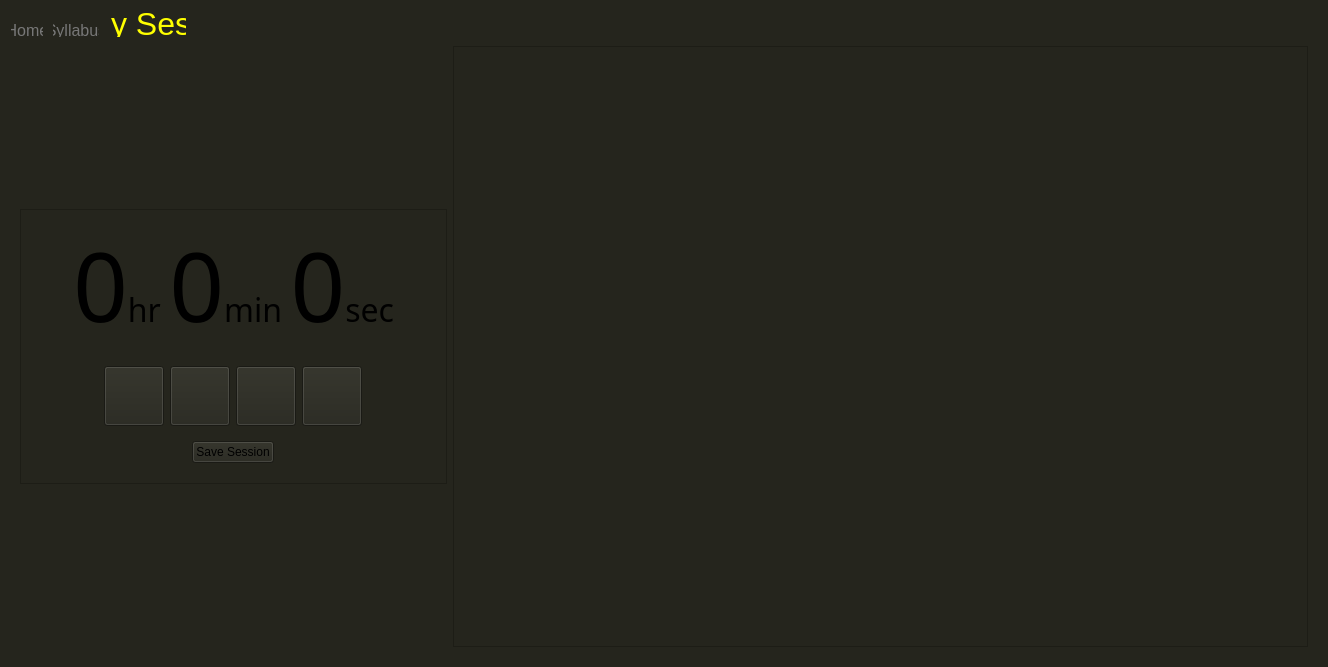
<?xml version="1.0" encoding="UTF-8"?>
<ui version="4.0">
 <class>HomePage</class>
 <widget class="QWidget" name="HomePage">
  <property name="geometry">
   <rect>
    <x>0</x>
    <y>0</y>
    <width>1328</width>
    <height>667</height>
   </rect>
  </property>
  <property name="windowTitle">
   <string>Form</string>
  </property>
  <property name="styleSheet">
   <string notr="true">QWidget
{
	background-color: rgb(37, 37, 29);
}

QProgressBar {
    border: 1px solid #777777;
    border-radius: 5px;
    text-align: center;
	color: #000000;
    background-color: #777777;
}

QProgressBar::chunk {
    background-color: #cccc00;
    border-radius: 4px;
}</string>
  </property>
  <layout class="QVBoxLayout" name="verticalLayout">
   <item>
    <widget class="QTabWidget" name="tabWidget">
     <property name="contextMenuPolicy">
      <enum>Qt::ContextMenuPolicy::DefaultContextMenu</enum>
     </property>
     <property name="styleSheet">
      <string notr="true">QTabBar::tab:!selected:hover
{
	color: #aaaaaa;
}
QTabBar::tab
{
	padding-right: 10px;
}
QTabBar::tab:!selected
{
    font-size: 16px;
    font-family: 'Inter';
    color: #777777;
	padding-top: 12px;
	padding-bottom: 0px;
}
QTabBar::tab:selected
{
    font: 600 9pt &quot;Inter&quot;;
    font-size: 32px;
    color: #FFFF00;
}
QTabWidget::pane, QTabBar::tab
{
    background-color: rgb(37, 37, 29);
    border: none;
}</string>
     </property>
     <property name="currentIndex">
      <number>2</number>
     </property>
     <property name="elideMode">
      <enum>Qt::TextElideMode::ElideNone</enum>
     </property>
     <property name="documentMode">
      <bool>false</bool>
     </property>
     <property name="movable">
      <bool>false</bool>
     </property>
     <property name="tabBarAutoHide">
      <bool>false</bool>
     </property>
     <widget class="QWidget" name="homeTab">
      <attribute name="title">
       <string>Home</string>
      </attribute>
      <layout class="QGridLayout" name="gridLayout">
       <item row="0" column="0">
        <widget class="QLabel" name="welcomeUserLabel">
         <property name="sizePolicy">
          <sizepolicy hsizetype="Preferred" vsizetype="Preferred">
           <horstretch>0</horstretch>
           <verstretch>0</verstretch>
          </sizepolicy>
         </property>
         <property name="font">
          <font>
           <family>Inter</family>
           <pointsize>24</pointsize>
           <bold>true</bold>
          </font>
         </property>
         <property name="text">
          <string>Welcome, </string>
         </property>
        </widget>
       </item>
       <item row="1" column="0">
        <widget class="ShadowFrame" name="syllabusCompletionFrame">
         <property name="sizePolicy">
          <sizepolicy hsizetype="Preferred" vsizetype="Preferred">
           <horstretch>1</horstretch>
           <verstretch>1</verstretch>
          </sizepolicy>
         </property>
         <property name="maximumSize">
          <size>
           <width>16777215</width>
           <height>271</height>
          </size>
         </property>
         <property name="frameShape">
          <enum>QFrame::Shape::StyledPanel</enum>
         </property>
         <property name="frameShadow">
          <enum>QFrame::Shadow::Raised</enum>
         </property>
         <layout class="QVBoxLayout" name="verticalLayout_2">
          <item>
           <widget class="QLabel" name="label">
            <property name="font">
             <font>
              <family>Inter</family>
              <pointsize>12</pointsize>
             </font>
            </property>
            <property name="text">
             <string>Syllabus Completion</string>
            </property>
            <property name="alignment">
             <set>Qt::AlignmentFlag::AlignCenter</set>
            </property>
           </widget>
          </item>
          <item>
           <widget class="QFrame" name="progressBarsFrame">
            <property name="styleSheet">
             <string notr="true">QFrame{border: none;}</string>
            </property>
            <property name="frameShape">
             <enum>QFrame::Shape::StyledPanel</enum>
            </property>
            <property name="frameShadow">
             <enum>QFrame::Shadow::Raised</enum>
            </property>
            <layout class="QHBoxLayout" name="horizontalLayout"/>
           </widget>
          </item>
         </layout>
        </widget>
       </item>
       <item row="1" column="1">
        <widget class="QFrame" name="ctAvgFrame">
         <property name="sizePolicy">
          <sizepolicy hsizetype="Preferred" vsizetype="Preferred">
           <horstretch>1</horstretch>
           <verstretch>1</verstretch>
          </sizepolicy>
         </property>
         <property name="minimumSize">
          <size>
           <width>643</width>
           <height>271</height>
          </size>
         </property>
         <property name="frameShape">
          <enum>QFrame::Shape::StyledPanel</enum>
         </property>
         <property name="frameShadow">
          <enum>QFrame::Shadow::Raised</enum>
         </property>
         <layout class="QVBoxLayout" name="verticalLayout_4">
          <item>
           <widget class="QLabel" name="label_2">
            <property name="sizePolicy">
             <sizepolicy hsizetype="Preferred" vsizetype="Maximum">
              <horstretch>0</horstretch>
              <verstretch>0</verstretch>
             </sizepolicy>
            </property>
            <property name="font">
             <font>
              <family>Inter</family>
              <pointsize>12</pointsize>
             </font>
            </property>
            <property name="text">
             <string>CT Average</string>
            </property>
            <property name="alignment">
             <set>Qt::AlignmentFlag::AlignCenter</set>
            </property>
           </widget>
          </item>
          <item>
           <widget class="QFrame" name="cardsFrame">
            <property name="styleSheet">
             <string notr="true">QFrame#cardsFrame{border:none;}</string>
            </property>
            <property name="frameShape">
             <enum>QFrame::Shape::StyledPanel</enum>
            </property>
            <property name="frameShadow">
             <enum>QFrame::Shadow::Raised</enum>
            </property>
            <layout class="QHBoxLayout" name="horizontalLayout_4">
             <property name="leftMargin">
              <number>0</number>
             </property>
             <property name="topMargin">
              <number>0</number>
             </property>
             <property name="rightMargin">
              <number>0</number>
             </property>
             <property name="bottomMargin">
              <number>0</number>
             </property>
            </layout>
           </widget>
          </item>
         </layout>
        </widget>
       </item>
       <item row="2" column="0" colspan="2">
        <widget class="QFrame" name="weeklyReportFrame">
         <property name="sizePolicy">
          <sizepolicy hsizetype="Preferred" vsizetype="Preferred">
           <horstretch>0</horstretch>
           <verstretch>1</verstretch>
          </sizepolicy>
         </property>
         <property name="frameShape">
          <enum>QFrame::Shape::StyledPanel</enum>
         </property>
         <property name="frameShadow">
          <enum>QFrame::Shadow::Raised</enum>
         </property>
        </widget>
       </item>
      </layout>
     </widget>
     <widget class="QWidget" name="tab_5">
      <attribute name="title">
       <string>Syllabus</string>
      </attribute>
      <layout class="QVBoxLayout" name="verticalLayout_5">
       <item>
        <widget class="QTabWidget" name="courseSyllabusTabWidget">
         <property name="currentIndex">
          <number>-1</number>
         </property>
        </widget>
       </item>
      </layout>
     </widget>
     <widget class="QWidget" name="tab_7">
      <attribute name="title">
       <string>Study Session</string>
      </attribute>
      <layout class="QHBoxLayout" name="horizontalLayout_2">
       <item>
        <widget class="QFrame" name="timerPanel">
         <property name="sizePolicy">
          <sizepolicy hsizetype="Preferred" vsizetype="Maximum">
           <horstretch>1</horstretch>
           <verstretch>0</verstretch>
          </sizepolicy>
         </property>
         <property name="frameShape">
          <enum>QFrame::Shape::StyledPanel</enum>
         </property>
         <property name="frameShadow">
          <enum>QFrame::Shadow::Raised</enum>
         </property>
         <layout class="QVBoxLayout" name="verticalLayout_3">
          <property name="leftMargin">
           <number>20</number>
          </property>
          <property name="rightMargin">
           <number>20</number>
          </property>
          <property name="bottomMargin">
           <number>20</number>
          </property>
          <item alignment="Qt::AlignmentFlag::AlignHCenter|Qt::AlignmentFlag::AlignBottom">
           <widget class="QLabel" name="timerLabel">
            <property name="sizePolicy">
             <sizepolicy hsizetype="Preferred" vsizetype="Preferred">
              <horstretch>0</horstretch>
              <verstretch>0</verstretch>
             </sizepolicy>
            </property>
            <property name="font">
             <font>
              <family>Geist Mono</family>
              <pointsize>72</pointsize>
              <kerning>false</kerning>
             </font>
            </property>
            <property name="text">
             <string>&lt;html&gt;&lt;head/&gt;&lt;body&gt;&lt;p&gt;0&lt;span style=&quot; font-size:24pt;&quot;&gt;hr   &lt;/span&gt;0&lt;span style=&quot; font-size:24pt;&quot;&gt;min &lt;/span&gt;0&lt;span style=&quot; font-size:24pt;&quot;&gt;sec&lt;/span&gt;&lt;/p&gt;&lt;/body&gt;&lt;/html&gt;</string>
            </property>
            <property name="alignment">
             <set>Qt::AlignmentFlag::AlignBottom|Qt::AlignmentFlag::AlignHCenter</set>
            </property>
            <property name="margin">
             <number>0</number>
            </property>
           </widget>
          </item>
          <item alignment="Qt::AlignmentFlag::AlignHCenter|Qt::AlignmentFlag::AlignBottom">
           <widget class="QFrame" name="timerControlsFrame">
            <property name="styleSheet">
             <string notr="true">QFrame
{
	border: none;
}</string>
            </property>
            <property name="frameShape">
             <enum>QFrame::Shape::StyledPanel</enum>
            </property>
            <property name="frameShadow">
             <enum>QFrame::Shadow::Raised</enum>
            </property>
            <layout class="QHBoxLayout" name="horizontalLayout_3">
             <item>
              <widget class="QPushButton" name="playBtn">
               <property name="minimumSize">
                <size>
                 <width>60</width>
                 <height>60</height>
                </size>
               </property>
               <property name="text">
                <string/>
               </property>
               <property name="icon">
                <iconset theme="QIcon::ThemeIcon::MediaPlaybackStart"/>
               </property>
              </widget>
             </item>
             <item>
              <widget class="QPushButton" name="pauseBtn">
               <property name="minimumSize">
                <size>
                 <width>60</width>
                 <height>60</height>
                </size>
               </property>
               <property name="text">
                <string/>
               </property>
               <property name="icon">
                <iconset theme="QIcon::ThemeIcon::MediaPlaybackPause"/>
               </property>
              </widget>
             </item>
             <item>
              <widget class="QPushButton" name="stopBtn">
               <property name="minimumSize">
                <size>
                 <width>60</width>
                 <height>60</height>
                </size>
               </property>
               <property name="text">
                <string/>
               </property>
               <property name="icon">
                <iconset theme="QIcon::ThemeIcon::MediaPlaybackStop"/>
               </property>
              </widget>
             </item>
             <item>
              <widget class="QPushButton" name="resetBtn">
               <property name="minimumSize">
                <size>
                 <width>60</width>
                 <height>60</height>
                </size>
               </property>
               <property name="text">
                <string/>
               </property>
               <property name="icon">
                <iconset theme="QIcon::ThemeIcon::ViewRestore"/>
               </property>
              </widget>
             </item>
            </layout>
           </widget>
          </item>
          <item alignment="Qt::AlignmentFlag::AlignHCenter|Qt::AlignmentFlag::AlignTop">
           <widget class="QPushButton" name="saveSessionBtn">
            <property name="text">
             <string>Save Session</string>
            </property>
           </widget>
          </item>
         </layout>
        </widget>
       </item>
       <item>
        <widget class="QFrame" name="topicsPanel">
         <property name="sizePolicy">
          <sizepolicy hsizetype="Preferred" vsizetype="Preferred">
           <horstretch>2</horstretch>
           <verstretch>0</verstretch>
          </sizepolicy>
         </property>
         <property name="frameShape">
          <enum>QFrame::Shape::StyledPanel</enum>
         </property>
         <property name="frameShadow">
          <enum>QFrame::Shadow::Raised</enum>
         </property>
        </widget>
       </item>
      </layout>
     </widget>
    </widget>
   </item>
  </layout>
 </widget>
 <customwidgets>
  <customwidget>
   <class>ShadowFrame</class>
   <extends>QFrame</extends>
   <header>shadow_frame.h</header>
   <container>1</container>
  </customwidget>
 </customwidgets>
 <resources/>
 <connections/>
</ui>
